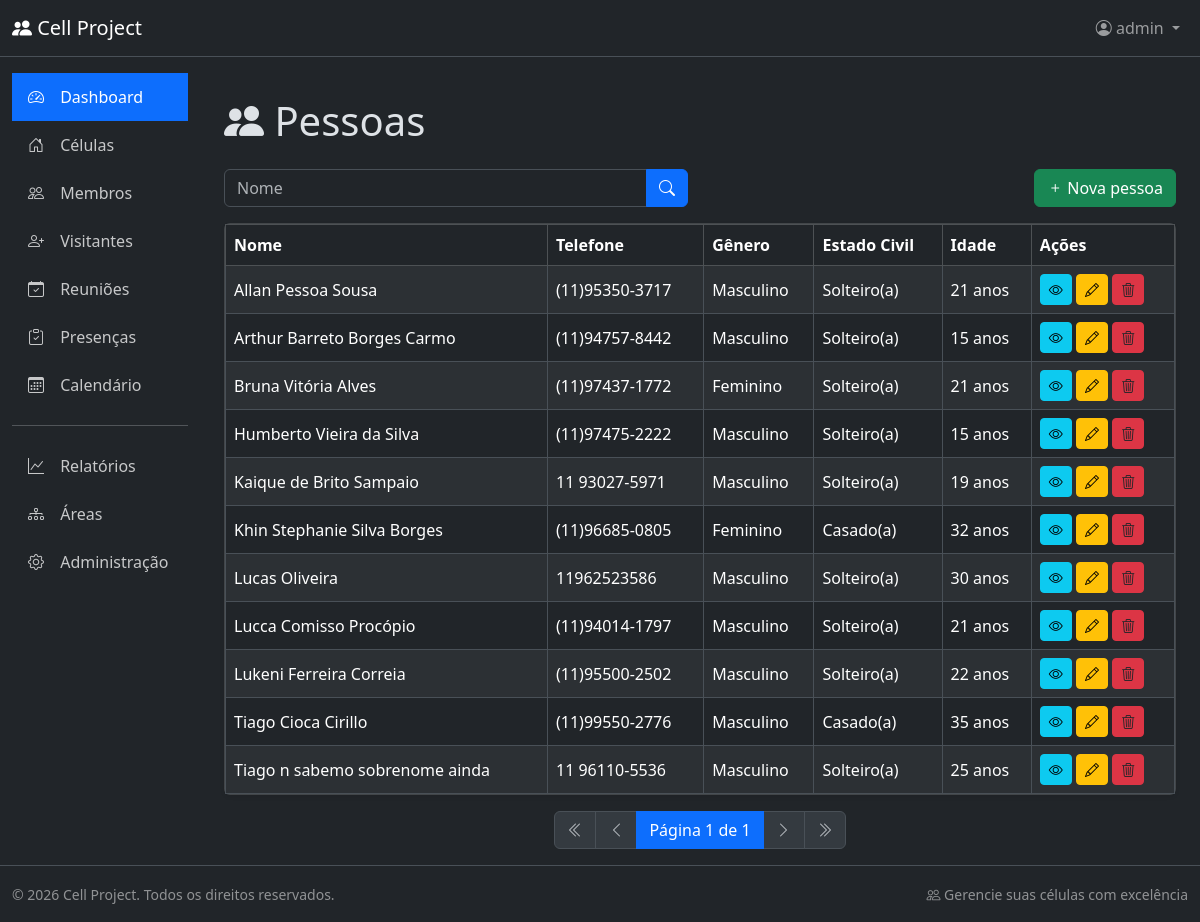
The app's page /persons/list/ (signed in) with its own data.
### person/models.py (models this page shows, shortened)
class Person(BaseModel):
    class Genders(models.TextChoices):
        MALE = "M", "Masculino"
        FEMALE = "F", "Feminino"
    class MaritalStatuses(models.TextChoices):
        SINGLE = "SINGLE", "Solteiro(a)"
        MARRIED = "MARRIED", "Casado(a)"
        WIDOWED = "WIDOWED", "Viúvo(a)"
        SEPARATED = (
            "SEPARATED",
            "Separado(a)",
        )
    full_name = models.CharField(
        max_length=200, db_index=True, verbose_name="Nome Completo"
    )
    address = models.TextField(verbose_name="Endereço")
    gender = models.CharField(
        max_length=1, choices=Genders.choices, verbose_name="Gênero"
    )
    marital_status = models.CharField(
        max_length=20,
        choices=MaritalStatuses.choices,
        verbose_name="Estado Civil",
    )
    birth_date = models.DateField(verbose_name="Data de Nascimento")
    phone = models.CharField(
        max_length=20, db_index=True, verbose_name="Telefone"
    )
    notes = models.TextField(blank=True, verbose_name="Observações")
    class Meta:
        db_table = "person"
        verbose_name = "Pessoa"
        verbose_name_plural = "Pessoas"
        ordering = ["full_name"]
        indexes = [
            models.Index(fields=["full_name"]),
            models.Index(fields=["phone"]),
        ]
    @property
    def age(self):
        today = date.today()
        return (
            today.year
            - self.birth_date.year
            - (
                (today.month, today.day)
                < (self.birth_date.month, self.birth_date.day)
            )
        )
    def get_gender_display(self):
        return dict(self.Genders.choices).get(self.gender, "")
    def get_marital_status_display(self):
        return dict(self.MaritalStatuses.choices).get(self.marital_status, "")

### person/views.py (the view)
# urls.py: path('persons/list/', views.PersonListView.as_view(), name='person_list'),
class PersonListView(ListView):
    model = models.Person
    template_name = 'person_list.html'
    context_object_name = 'persons'
    def get_queryset(self):
        queryset = super().get_queryset()
        full_name = self.request.GET.get('full_name')
        if full_name:
            queryset = queryset.filter(full_name__icontains=full_name)
        return queryset

### person/templates/person_list.html (shortened to what this page needs)
{% extends 'base.html' %}
{% block page_heading %}
  <div class="d-flex justify-content-between align-items-center">
    <span><i class="bi bi-people-fill"></i> Pessoas</span>
  </div>
{% endblock %}
{% block content %}
<div class="card-header bg-dark border-secondary">
        <div class="row mb-3">
            <div class="col-md-6">
                <form method="get" action="{% url 'person_list' %}">
                    <div class="input-group">
                        <input type="text" class="form-control" name="full_name" placeholder="Nome" value="{{ request.GET.full_name }}">
                        <button type="submit" class="btn btn-primary">
                            <i class="bi bi-search"></i>
                        </button>
                    </div>
                </form>
            </div>
            {% if perms.person.add_person %}
            <div class="col-md-6">
                <a href="{% url 'person_create' %}" class="btn btn-success float-end">
                    <i class="bi bi-plus"></i> Nova pessoa
                </a>
            </div>
            {% endif %}
        </div>
</div>
<div class="card shadow-sm">
    <div class="card-body p-0">
        <div class="table-responsive">
            <table class="table table-hover table-striped table-bordered align-middle mb-0">
                <thead class="table-dark">
                    <tr>
                        <th>Nome</th>
                        <th>Telefone</th>
                        <th>Gênero</th>
                        <th>Estado Civil</th>
                        <th>Idade</th>
                        <th>Ações</th>
                    </tr>
                </thead>
                <tbody>
                    {% for person in persons %}
                    <tr>
                        <td>{{ person.full_name }}</td>
                        <td>{{ person.phone }}</td>
                        <td>{{ person.get_gender_display }}</td>
                        <td>{{ person.get_marital_status_display }}</td>
                        <td>{{ person.age }} anos</td>
                        <td>
                            <a href="{% url 'person_detail' person.id %}" class="btn btn-info btn-sm" data-bs-toggle="tooltip" title="Visualizar">
                                <i class="bi bi-eye"></i>
                            </a>
                            <a href="{% url 'person_update' person.id %}" class="btn btn-sm btn-warning" data-bs-toggle="tooltip" title="Editar">
                                <i class="bi bi-pencil"></i>
                            </a>
                            <a href="{% url 'person_delete' person.id %}" class="btn btn-sm btn-danger text-dark" data-bs-toggle="tooltip" title="Excluir">
                                <i class="bi bi-trash3"></i>
                            </a>
                        </td>
                    </tr>
                    {% endfor %}
                </tbody>
            </table>
        </div>
    </div>
</div>
<div class="card-footer bg-dark border-secondary">
    <nav aria-label="Paginação">
        <ul class="pagination justify-content-center mb-0">
            <li class="page-item disabled">
                <span class="page-link"><i class="bi bi-chevron-double-left"></i></span>
            </li>
            <li class="page-item disabled">
                <span class="page-link"><i class="bi bi-chevron-left"></i></span>
            </li>
            <li class="page-item active">
                <span class="page-link">Página 1 de 1</span>
            </li>
            <li class="page-item disabled">
                <span class="page-link"><i class="bi bi-chevron-right"></i></span>
            </li>
            <li class="page-item disabled">
                <span class="page-link"><i class="bi bi-chevron-double-right"></i></span>
            </li>
        </ul>
    </nav>
</div>
{% endblock %}

### app/templates/components/_header.html (shortened to what this page needs)
<nav class="navbar navbar-expand-lg navbar-dark bg-dark border-bottom">
  <div class="container-fluid">
    <a class="navbar-brand" href="#">
      <i class="bi bi-people-fill"></i>
      Cell Project
    </a>
    <div class="collapse navbar-collapse" id="navbarNav">
      <ul class="navbar-nav ms-auto">
        {% if user.is_authenticated %}
          <li class="nav-item dropdown">
            <a class="nav-link dropdown-toggle" href="#" role="button" data-bs-toggle="dropdown">
              <i class="bi bi-person-circle"></i>
              {{ user.get_full_name|default:user.username }}
            </a>
          </li>
        {% else %}
          <li class="nav-item">
            <a class="nav-link" href="#">
              <i class="bi bi-box-arrow-in-right"></i> Entrar
            </a>
          </li>
        {% endif %}
      </ul>
    </div>
  </div>
</nav>

### records on screen
Person: full_name "Allan Pessoa Sousa", phone "(11)95350-3717", gender "Masculino", marital_status "Solteiro(a)", age "21"
Person: full_name "Arthur Barreto Borges Carmo", phone "(11)94757-8442", gender "Masculino", marital_status "Solteiro(a)", age "15"
Person: full_name "Bruna Vitória Alves", phone "(11)97437-1772", gender "Feminino", marital_status "Solteiro(a)", age "21"
Person: full_name "Humberto Vieira da Silva", phone "(11)97475-2222", gender "Masculino", marital_status "Solteiro(a)", age "15"
Person: full_name "Kaique de Brito Sampaio", phone "11 93027-5971", gender "Masculino", marital_status "Solteiro(a)", age "19"
Person: full_name "Khin Stephanie Silva Borges", phone "(11)96685-0805", gender "Feminino", marital_status "Casado(a)", age "32"
Person: full_name "Lucas Oliveira", phone "11962523586", gender "Masculino", marital_status "Solteiro(a)", age "30"
Person: full_name "Lucca Comisso Procópio", phone "(11)94014-1797", gender "Masculino", marital_status "Solteiro(a)", age "21"
Person: full_name "Lukeni Ferreira Correia", phone "(11)95500-2502", gender "Masculino", marital_status "Solteiro(a)", age "22"
Person: full_name "Tiago Cioca Cirillo", phone "(11)99550-2776", gender "Masculino", marital_status "Casado(a)", age "35"
Person: full_name "Tiago n sabemo sobrenome ainda", phone "11 96110-5536", gender "Masculino", marital_status "Solteiro(a)", age "25"

### other values on screen
{{ user.get_full_name|default:user.username }} "admin"
